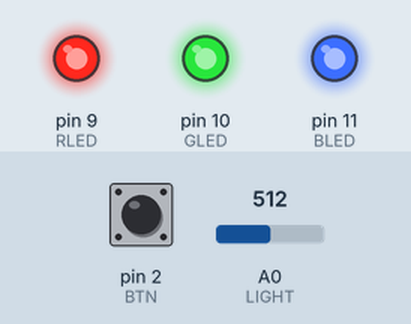
Bench run of a sketch on a simulated Arduino Uno, built with avr-gcc and run on an emulated ATmega328P. On the bench: output pins drawn as LEDs (lit = HIGH). The test bench sets the inputs (shaded band); at power-on: pin 2 (BTN) LOW, A0 (LIGHT) = 512. What the sketch prints to the serial monitor is not drawn.

Above: at 1.2 s.
1.3 s: pin 2 (BTN) pulled HIGH for 0.15 s
At 2.5 s:
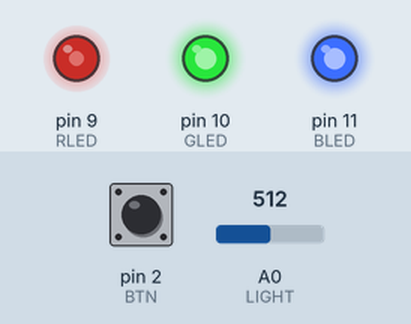
2.9 s: A0 (LIGHT) set to 306
At 3.6 s:
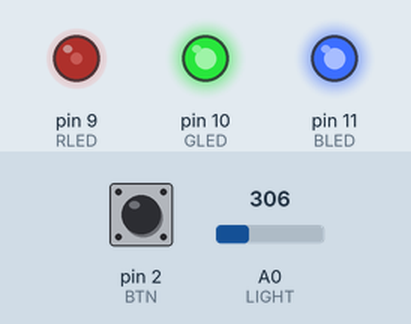
4.4 s: A0 (LIGHT) set to 900
At 4.8 s:
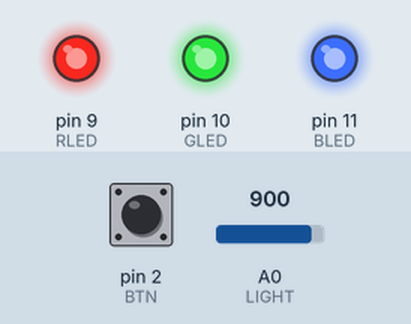
5.9 s: pin 2 (BTN) pulled HIGH for 1 s
At 7.0 s:
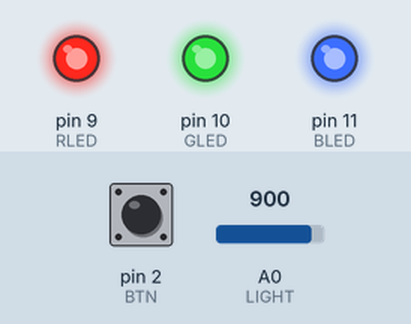
8.4 s: pin 2 (BTN) pulled HIGH for 0.15 s
At 9.1 s:
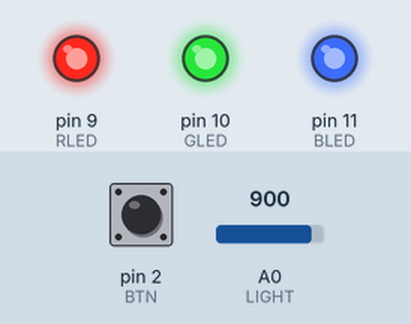
10.0 s: A0 (LIGHT) set to 716
At 11.4 s:
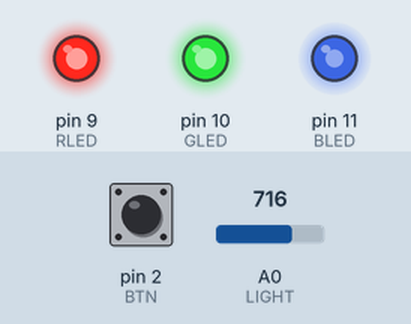
Timing chart, 0 to 12.5 s (numbered marks = the images above; inputs shaded):
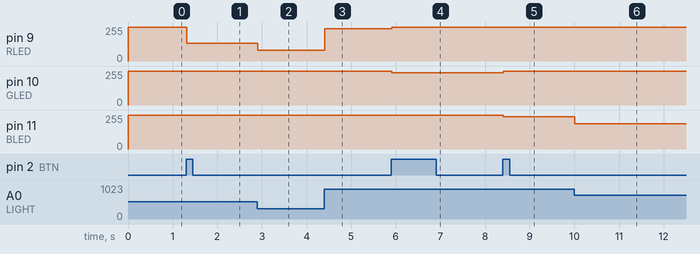

Measured:
- after the input at 1.3 s, pin 9 (RLED): 255/255 → 135/255 at once
- after the input at 2.9 s, pin 9 (RLED): 135/255 → 79/255 at once
- after the input at 4.4 s, pin 9 (RLED): 79/255 → 241/255 at once
- after the input at 5.9 s, pin 9 (RLED): 241/255 → 255/255 at once; pin 10 (GLED): 255/255 → 241/255 at once
- after the input at 8.4 s, pin 10 (GLED): 241/255 → 255/255 at once; pin 11 (BLED): 255/255 → 241/255 at once
- after the input at 10.0 s, pin 11 (BLED): 241/255 → 191/255 at once

The sketch:

lightwithBtn.ino
```cpp
const int RLED = 9;
const int GLED = 10;
const int BLED = 11;

const int BTN = 2;
boolean lastBtn = LOW;
boolean currBtn = LOW;
int MODE = 0;

const int LIGHT = 0;
const int MIN_LIGHT = 15;
const int MAX_LIGHT = 950;
int val = 0;

void setup() {
  Serial.begin(9600);
  pinMode(RLED, OUTPUT);
  pinMode(GLED, OUTPUT);
  pinMode(BLED, OUTPUT);
  pinMode(LIGHT, INPUT);
  pinMode(BTN, INPUT);
}

boolean debounce(boolean last) {
  boolean curr = digitalRead(BTN);
  if (last != curr) {
    delay(5);
    curr = digitalRead(BTN);
  }
  return curr;
}

void setMode(int mode) {
  val = analogRead(LIGHT);
  val = map(val, MIN_LIGHT, MAX_LIGHT, 0, 255);
  val = constrain(val, 0, 255);

  if (mode==1) {
    analogWrite(RLED, val);
    analogWrite(GLED, 255);
    analogWrite(BLED, 255);
  } else if (mode==2) {
    analogWrite(RLED, 255);
    analogWrite(GLED, val);
    analogWrite(BLED, 255);
  } else if (mode==3) {
    analogWrite(RLED, 255);
    analogWrite(GLED, 255);
    analogWrite(BLED, val);
  } else {
    analogWrite(RLED, 255);
    analogWrite(GLED, 255);
    analogWrite(BLED, 255);
  }
}

void loop() {
  currBtn = debounce(lastBtn);
  if (lastBtn == LOW && currBtn == HIGH) {
    MODE++;
  }
  lastBtn = currBtn;

  if (MODE == 4) {
    MODE = 0;
  }

  setMode(MODE);
  Serial.println(MODE);
  Serial.println(val);
}
```
